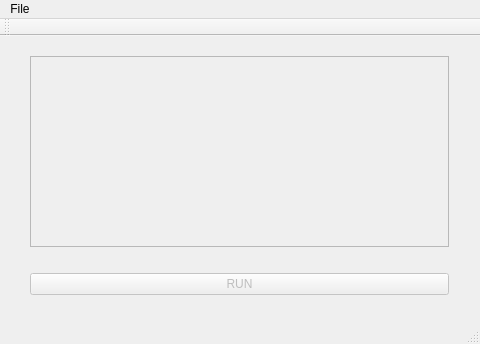
<?xml version="1.0" encoding="UTF-8"?>
<ui version="4.0">
 <class>MainWindow</class>
 <widget class="QMainWindow" name="MainWindow">
  <property name="geometry">
   <rect>
    <x>0</x>
    <y>0</y>
    <width>480</width>
    <height>344</height>
   </rect>
  </property>
  <property name="windowTitle">
   <string>MainWindow</string>
  </property>
  <widget class="QWidget" name="centralWidget">
   <widget class="QWidget" name="verticalLayoutWidget">
    <property name="geometry">
     <rect>
      <x>19</x>
      <y>9</y>
      <width>441</width>
      <height>261</height>
     </rect>
    </property>
    <layout class="QVBoxLayout" name="verticalLayout">
     <item>
      <widget class="QScrollArea" name="scrollArea">
       <property name="widgetResizable">
        <bool>true</bool>
       </property>
       <widget class="QWidget" name="scrollAreaWidgetContents">
        <property name="geometry">
         <rect>
          <x>0</x>
          <y>0</y>
          <width>437</width>
          <height>210</height>
         </rect>
        </property>
        <widget class="QLabel" name="image">
         <property name="geometry">
          <rect>
           <x>10</x>
           <y>10</y>
           <width>54</width>
           <height>12</height>
          </rect>
         </property>
         <property name="text">
          <string/>
         </property>
        </widget>
       </widget>
      </widget>
     </item>
     <item>
      <widget class="QLabel" name="result_label">
       <property name="text">
        <string/>
       </property>
      </widget>
     </item>
     <item>
      <widget class="QPushButton" name="predictbtn">
       <property name="enabled">
        <bool>false</bool>
       </property>
       <property name="text">
        <string>RUN</string>
       </property>
      </widget>
     </item>
    </layout>
   </widget>
  </widget>
  <widget class="QMenuBar" name="menuBar">
   <property name="geometry">
    <rect>
     <x>0</x>
     <y>0</y>
     <width>480</width>
     <height>23</height>
    </rect>
   </property>
   <widget class="QMenu" name="File">
    <property name="title">
     <string>File</string>
    </property>
    <addaction name="actionOpen"/>
    <addaction name="actionSetCaffeModel"/>
    <addaction name="actionSetPrototext"/>
    <addaction name="actionInitModel"/>
    <addaction name="separator"/>
    <addaction name="actionExit"/>
   </widget>
   <addaction name="File"/>
  </widget>
  <widget class="QToolBar" name="mainToolBar">
   <attribute name="toolBarArea">
    <enum>TopToolBarArea</enum>
   </attribute>
   <attribute name="toolBarBreak">
    <bool>false</bool>
   </attribute>
  </widget>
  <widget class="QStatusBar" name="statusBar"/>
  <action name="actionOpen">
   <property name="text">
    <string>OpenImg</string>
   </property>
  </action>
  <action name="actionSetCaffeModel">
   <property name="text">
    <string>SetCaffeModel</string>
   </property>
  </action>
  <action name="actionSetPrototext">
   <property name="text">
    <string>SetPrototext</string>
   </property>
  </action>
  <action name="actionInitModel">
   <property name="text">
    <string>InitModel</string>
   </property>
  </action>
  <action name="actionExit">
   <property name="text">
    <string>Exit</string>
   </property>
  </action>
 </widget>
 <layoutdefault spacing="6" margin="11"/>
 <resources/>
 <connections/>
</ui>
